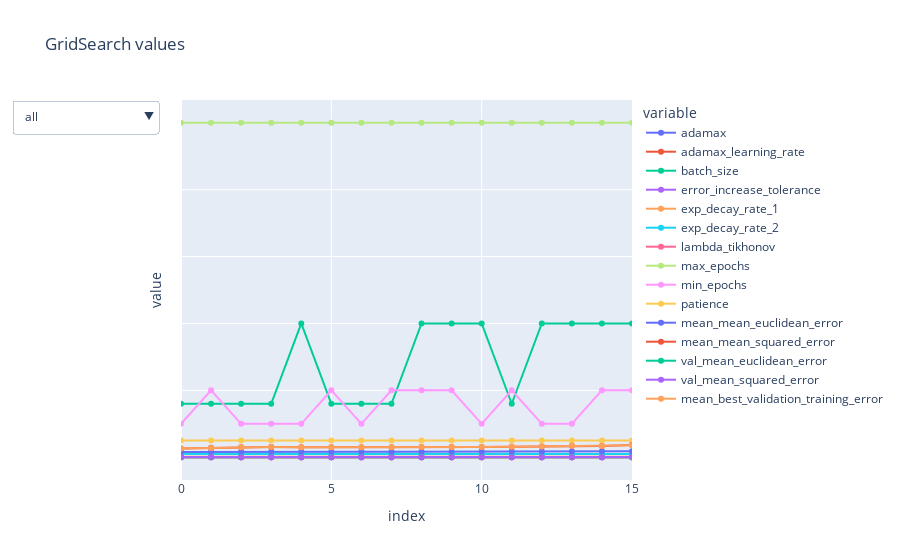

The cell this chart's notebook holds for it:
### Code cell
plot_gs(gs_results_stats, 'GridSearch values')

### Figure 1 — Plotly figure (JSON) as saved in the notebook; plotly's stock layout.template omitted (floating-point values rounded to 4 significant figures)
{"data": [{"legendgroup": "adamax", "line": {"color": "#636efa", "dash": "solid"}, "marker": {"symbol": "circle"}, "mode": "markers+lines", "name": "adamax", "orientation": "v", "showlegend": true, "type": "scatter", "x": [0, 1, 2, 3, 4, 5, 6, 7, 8, 9, 10, 11, 12, 13, 14, 15], "xaxis": "x", "y": [1, 1, 1, 1, 1, 1, 1, 1, 1, 1, 1, 1, 1, 1, 1, 1], "yaxis": "y"}, {"legendgroup": "adamax_learning_rate", "line": {"color": "#EF553B", "dash": "solid"}, "marker": {"symbol": "circle"}, "mode": "markers+lines", "name": "adamax_learning_rate", "orientation": "v", "showlegend": true, "type": "scatter", "x": [0, 1, 2, 3, 4, 5, 6, 7, 8, 9, 10, 11, 12, 13, 14, 15], "xaxis": "x", "y": [0.02, 0.02, 0.01, 0.01, 0.02, 0.02, 0.02, 0.01, 0.02, 0.01, 0.01, 0.01, 0.02, 0.01, 0.02, 0.01], "yaxis": "y"}, {"legendgroup": "batch_size", "line": {"color": "#00cc96", "dash": "solid"}, "marker": {"symbol": "circle"}, "mode": "markers+lines", "name": "batch_size", "orientation": "v", "showlegend": true, "type": "scatter", "x": [0, 1, 2, 3, 4, 5, 6, 7, 8, 9, 10, 11, 12, 13, 14, 15], "xaxis": "x", "y": [16, 16, 16, 16, 40, 16, 16, 16, 40, 40, 40, 16, 40, 40, 40, 40], "yaxis": "y"}, {"legendgroup": "error_increase_tolerance", "line": {"color": "#ab63fa", "dash": "solid"}, "marker": {"symbol": "circle"}, "mode": "markers+lines", "name": "error_increase_tolerance", "orientation": "v", "showlegend": true, "type": "scatter", "x": [0, 1, 2, 3, 4, 5, 6, 7, 8, 9, 10, 11, 12, 13, 14, 15], "xaxis": "x", "y": [1e-05, 1e-05, 1e-05, 1e-05, 1e-05, 1e-05, 1e-05, 1e-05, 1e-05, 1e-05, 1e-05, 1e-05, 1e-05, 1e-05, 1e-05, 1e-05], "yaxis": "y"}, {"legendgroup": "exp_decay_rate_1", "line": {"color": "#FFA15A", "dash": "solid"}, "marker": {"symbol": "circle"}, "mode": "markers+lines", "name": "exp_decay_rate_1", "orientation": "v", "showlegend": true, "type": "scatter", "x": [0, 1, 2, 3, 4, 5, 6, 7, 8, 9, 10, 11, 12, 13, 14, 15], "xaxis": "x", "y": [0.9, 0.9, 0.9, 0.9, 0.9, 0.9, 0.9, 0.9, 0.9, 0.9, 0.9, 0.9, 0.9, 0.9, 0.9, 0.9], "yaxis": "y"}, {"legendgroup": "exp_decay_rate_2", "line": {"color": "#19d3f3", "dash": "solid"}, "marker": {"symbol": "circle"}, "mode": "markers+lines", "name": "exp_decay_rate_2", "orientation": "v", "showlegend": true, "type": "scatter", "x": [0, 1, 2, 3, 4, 5, 6, 7, 8, 9, 10, 11, 12, 13, 14, 15], "xaxis": "x", "y": [0.999, 0.999, 0.999, 0.999, 0.999, 0.999, 0.999, 0.999, 0.999, 0.999, 0.999, 0.999, 0.999, 0.999, 0.999, 0.999], "yaxis": "y"}, {"legendgroup": "lambda_tikhonov", "line": {"color": "#FF6692", "dash": "solid"}, "marker": {"symbol": "circle"}, "mode": "markers+lines", "name": "lambda_tikhonov", "orientation": "v", "showlegend": true, "type": "scatter", "x": [0, 1, 2, 3, 4, 5, 6, 7, 8, 9, 10, 11, 12, 13, 14, 15], "xaxis": "x", "y": [0.0001, 0.0001, 0.001, 0.0001, 0.001, 0.001, 0.001, 0.001, 0.001, 0.001, 0.001, 0.0001, 0.0001, 0.0001, 0.0001, 0.0001], "yaxis": "y"}, {"legendgroup": "max_epochs", "line": {"color": "#B6E880", "dash": "solid"}, "marker": {"symbol": "circle"}, "mode": "markers+lines", "name": "max_epochs", "orientation": "v", "showlegend": true, "type": "scatter", "x": [0, 1, 2, 3, 4, 5, 6, 7, 8, 9, 10, 11, 12, 13, 14, 15], "xaxis": "x", "y": [100, 100, 100, 100, 100, 100, 100, 100, 100, 100, 100, 100, 100, 100, 100, 100], "yaxis": "y"}, {"legendgroup": "min_epochs", "line": {"color": "#FF97FF", "dash": "solid"}, "marker": {"symbol": "circle"}, "mode": "markers+lines", "name": "min_epochs", "orientation": "v", "showlegend": true, "type": "scatter", "x": [0, 1, 2, 3, 4, 5, 6, 7, 8, 9, 10, 11, 12, 13, 14, 15], "xaxis": "x", "y": [10, 20, 10, 10, 10, 20, 10, 20, 20, 20, 10, 20, 10, 10, 20, 20], "yaxis": "y"}, {"legendgroup": "patience", "line": {"color": "#FECB52", "dash": "solid"}, "marker": {"symbol": "circle"}, "mode": "markers+lines", "name": "patience", "orientation": "v", "showlegend": true, "type": "scatter", "x": [0, 1, 2, 3, 4, 5, 6, 7, 8, 9, 10, 11, 12, 13, 14, 15], "xaxis": "x", "y": [5, 5, 5, 5, 5, 5, 5, 5, 5, 5, 5, 5, 5, 5, 5, 5], "yaxis": "y"}, {"legendgroup": "mean_mean_euclidean_error", "line": {"color": "#636efa", "dash": "solid"}, "marker": {"symbol": "circle"}, "mode": "markers+lines", "name": "mean_mean_euclidean_error", "orientation": "v", "showlegend": true, "type": "scatter", "x": [0, 1, 2, 3, 4, 5, 6, 7, 8, 9, 10, 11, 12, 13, 14, 15], "xaxis": "x", "y": [1.553, 1.607, 1.666, 1.668, 1.668, 1.668, 1.671, 1.671, 1.671, 1.677, 1.682, 1.686, 1.713, 1.737, 1.757, 1.826], "yaxis": "y"}, {"legendgroup": "mean_mean_squared_error", "line": {"color": "#EF553B", "dash": "solid"}, "marker": {"symbol": "circle"}, "mode": "markers+lines", "name": "mean_mean_squared_error", "orientation": "v", "showlegend": true, "type": "scatter", "x": [0, 1, 2, 3, 4, 5, 6, 7, 8, 9, 10, 11, 12, 13, 14, 15], "xaxis": "x", "y": [2.652, 2.812, 2.994, 3.036, 3.023, 2.995, 2.989, 3.003, 3.067, 3.067, 3.056, 3.144, 3.198, 3.469, 3.389, 3.639], "yaxis": "y"}, {"legendgroup": "val_mean_euclidean_error", "line": {"color": "#00cc96", "dash": "solid"}, "marker": {"symbol": "circle"}, "mode": "markers+lines", "name": "val_mean_euclidean_error", "orientation": "v", "showlegend": true, "type": "scatter", "x": [0, 1, 2, 3, 4, 5, 6, 7, 8, 9, 10, 11, 12, 13, 14, 15], "xaxis": "x", "y": [0.003383, 0.003957, 0.0003027, 0.0002252, 0.000297, 0.0002287, 5.105e-05, 0.0002642, 0.0005214, 0.0006955, 0.0002709, 0.001087, 6.687e-05, 0.0002749, 0.0007657, 0.008049], "yaxis": "y"}, {"legendgroup": "val_mean_squared_error", "line": {"color": "#ab63fa", "dash": "solid"}, "marker": {"symbol": "circle"}, "mode": "markers+lines", "name": "val_mean_squared_error", "orientation": "v", "showlegend": true, "type": "scatter", "x": [0, 1, 2, 3, 4, 5, 6, 7, 8, 9, 10, 11, 12, 13, 14, 15], "xaxis": "x", "y": [0.04265, 0.04041, 0.003689, 5.387e-05, 0.0056, 0.003662, 0.0001303, 0.002858, 0.00323, 0.006766, 0.002055, 0.01137, 0.00666, 0.005166, 0.01305, 0.05839], "yaxis": "y"}, {"legendgroup": "mean_best_validation_training_error", "line": {"color": "#FFA15A", "dash": "solid"}, "marker": {"symbol": "circle"}, "mode": "markers+lines", "name": "mean_best_validation_training_error", "orientation": "v", "showlegend": true, "type": "scatter", "x": [0, 1, 2, 3, 4, 5, 6, 7, 8, 9, 10, 11, 12, 13, 14, 15], "xaxis": "x", "y": [2.618, 2.798, 3.0, 3.033, 3.022, 2.994, 2.987, 2.999, 3.055, 3.039, 3.049, 3.129, 3.215, 3.445, 3.397, 3.592], "yaxis": "y"}], "layout": {"hovermode": "x unified", "legend": {"title": {"text": "variable"}, "tracegroupgap": 0}, "title": {"text": "GridSearch values"}, "updatemenus": [{"buttons": [{"args": ["visible", [true, true, true, true, true, true]], "label": "all", "method": "restyle"}, {"args": ["visible", [true, true, false, false, true, true, false, false, false, false, false, false, false, false, false]], "label": "adamax optimizer", "method": "restyle"}, {"args": ["visible", [false, false, false, false, false, false, false, false, false, false, false, false, false, false, false]], "label": "standard optimizer", "method": "restyle"}, {"args": ["visible", [false, false, true, true, false, false, true, true, true, true, false, false, true, true, false]], "label": "general", "method": "restyle"}, {"args": ["visible", [false, false, false, false, false, false, false, false, false, false, true, true, false, false, true]], "label": "metrics", "method": "restyle"}], "direction": "down", "type": "dropdown"}], "xaxis": {"anchor": "y", "domain": [0, 1], "range": [0, 15], "title": {"text": "index"}}, "yaxis": {"anchor": "x", "domain": [0, 1], "showticklabels": false, "title": {"text": "value"}}}}
